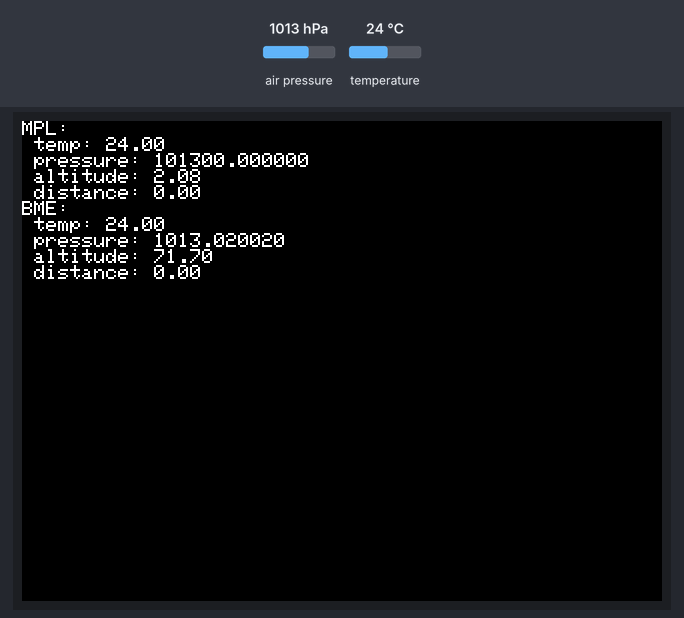
This program was run on a simulated ESP32. Shown: 320×240 colour display. Wiring (inferred from the names in the program): BME280 sensor at I2C address 0x76. Inputs (shaded band) come from the test bench; at power-on: air pressure 1013 hPa, temperature 24 °C. What the program prints to the serial monitor is not drawn.

Above: at 1.3 s.
1.4 s: air pressure set to 952 hPa
At 3.1 s:
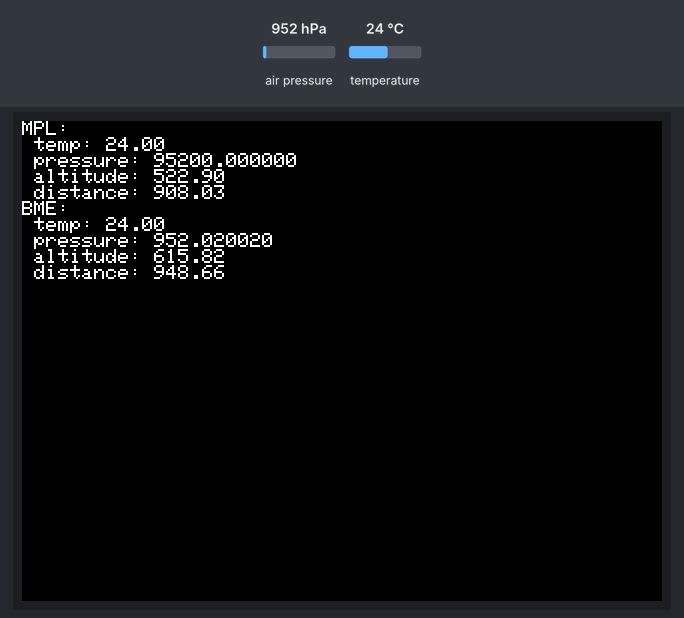
4.4 s: temperature set to 12 °C
At 5.1 s:
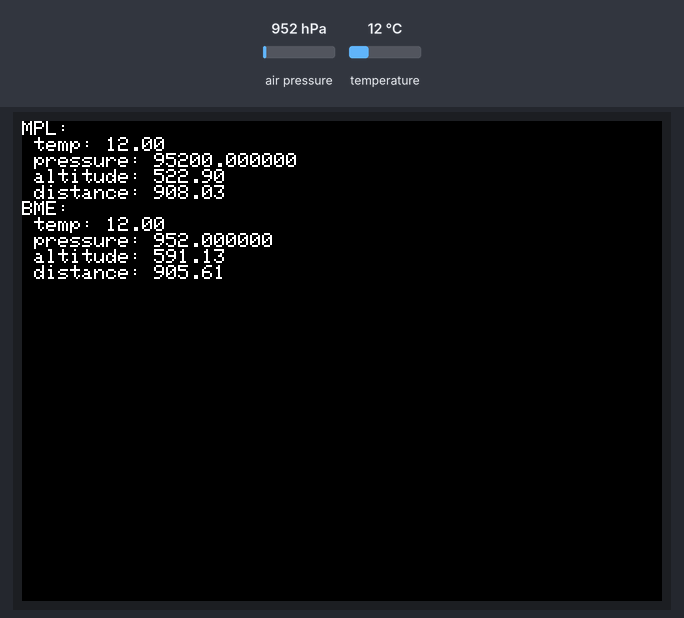
7.0 s: air pressure set to 975 hPa
At 8.6 s:
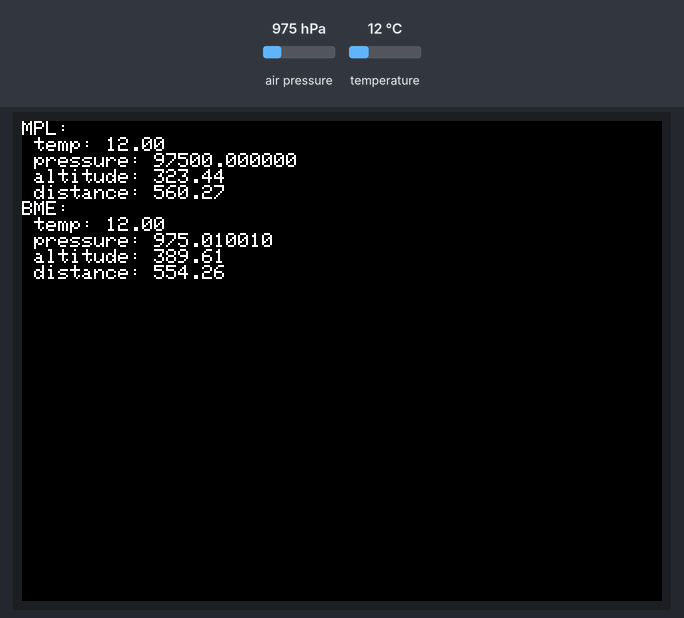
10.0 s: temperature set to 19 °C
At 10.7 s:
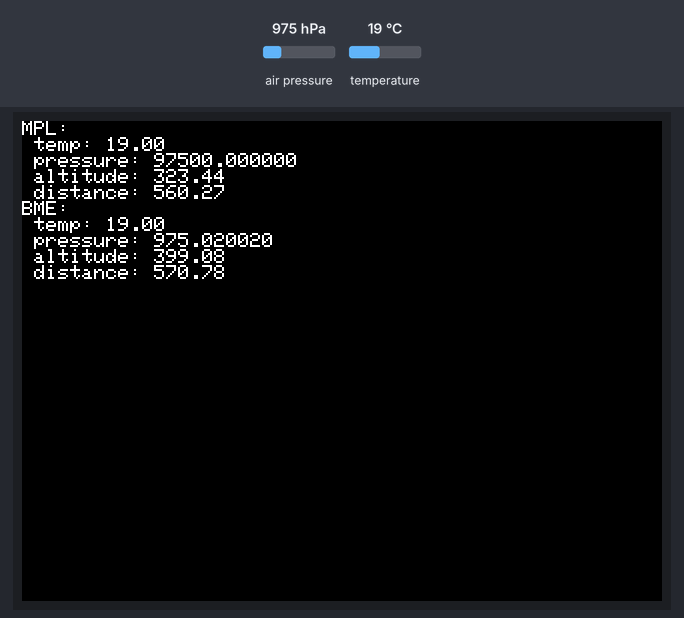
Timing chart, 0 to 13.0 s (numbered marks = the images above; inputs shaded):
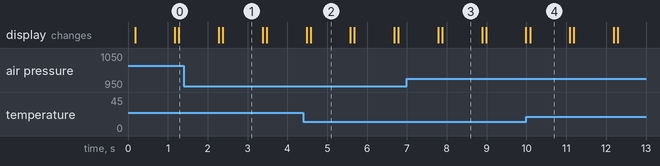

Measured:
- after the input at 1.4 s, the display: first differs from a run without the input after 0.98 s (image 1)
- after the input at 4.4 s, the display: first differs from a run without the input after 0.18 s (image 2)
- after the input at 7.0 s, the display: first differs from a run without the input after 0.89 s (image 3)
- after the input at 10.0 s, the display: changes after 0.09 s (image 4)
- what the display in image 1 shows lasts 1.0 s, from 2.4 s to 3.4 s

The program:

main.cpp
```cpp
#include <M5Core2.h>
#include <Wire.h>
#include "BME280.h"
#include "Adafruit_MPL3115A2.h"

const float seaPressure = 1021.4;

float distance_referBaro = 0;
float referenceAltitudeMPL = 0;
float referenceAltitudeBME = 0;
float temp, pressure, altitude;

BME280 bme280;
Adafruit_MPL3115A2 baro;


void setup(){
    M5.begin(true, true, true, false, kMBusModeOutput);
    Wire.begin(32, 33);

    pinMode(21, INPUT_PULLUP); //デファルトのSDAピン21　のプルアップの指定
    pinMode(22, INPUT_PULLUP); //デファルトのSCLピン22　のプルアップの指定

    //bme280.begin(0x77); // BME280の初期化
    baro.begin();
    baro.setSeaPressure(seaPressure);
    bme280.begin(0x76);

    referenceAltitudeMPL = baro.getAltitude();
    temp = (float)bme280.readTemperature(0x76);
    pressure = (float)bme280.readPressure(0x76);
    referenceAltitudeBME = (pow(seaPressure/pressure,1/5.257)-1)*(temp+273.15)/0.0065;
}

void loop() {
    m5.Lcd.setCursor(0,0);
    /*
    // BME280で温度、湿度、気圧を測定する
    temp = (float)bme280.readTemperature(0x77);
    humid = (float)bme280.readHumidity(0x77);
    pressure = (float)bme280.readPressure(0x77);

    Serial.printf("0x77:");
    Serial.printf(" temp: %2.2f", temp);
    Serial.printf(" humid: %0.2f", humid);
    Serial.printf(" pressure: %f\r\n", pressure);
    delay(1000);
    */
    pressure = baro.getPressure();
    altitude = baro.getAltitude();
    temp = baro.getTemperature();
    distance_referBaro = (altitude - referenceAltitudeMPL) / sin(35 * 3.141592 / 180);

    Serial.printf("MPL:");
    Serial.printf(" temp: %2.2f", temp);
    Serial.printf(" pressure: %f", pressure);
    Serial.printf(" altitude: %0.2f", altitude);
    Serial.printf(" distance: %0.2f\r\n", distance_referBaro);
    M5.Lcd.println("MPL:");
    M5.Lcd.printf(" temp: %2.2f\n", temp);
    M5.Lcd.printf(" pressure: %f\n", pressure);
    M5.Lcd.printf(" altitude: %0.2f\n", altitude);
    M5.Lcd.printf(" distance: %0.2f\n", distance_referBaro);


    temp = (float)bme280.readTemperature(0x76);
    pressure = (float)bme280.readPressure(0x76);
    altitude = (pow(seaPressure/pressure,1/5.257)-1)*(temp+273.15)/0.0065;
    distance_referBaro = (altitude - referenceAltitudeBME) / sin(35 * 3.141592 / 180);

    Serial.printf("BME:");
    Serial.printf(" temp: %2.2f", temp);
    Serial.printf(" pressure: %f", pressure);
    Serial.printf(" altitude: %0.2f", altitude);
    Serial.printf(" distance: %0.2f\r\n", distance_referBaro);

    M5.Lcd.println("BME:");
    M5.Lcd.printf(" temp: %2.2f\n", temp);
    M5.Lcd.printf(" pressure: %f\n", pressure);
    M5.Lcd.printf(" altitude: %0.2f\n", altitude);
    M5.Lcd.printf(" distance: %0.2f\n", distance_referBaro);

    Serial.printf("-----------------------------------\n");
    delay(1000);
    M5.Lcd.clear();
}
```
